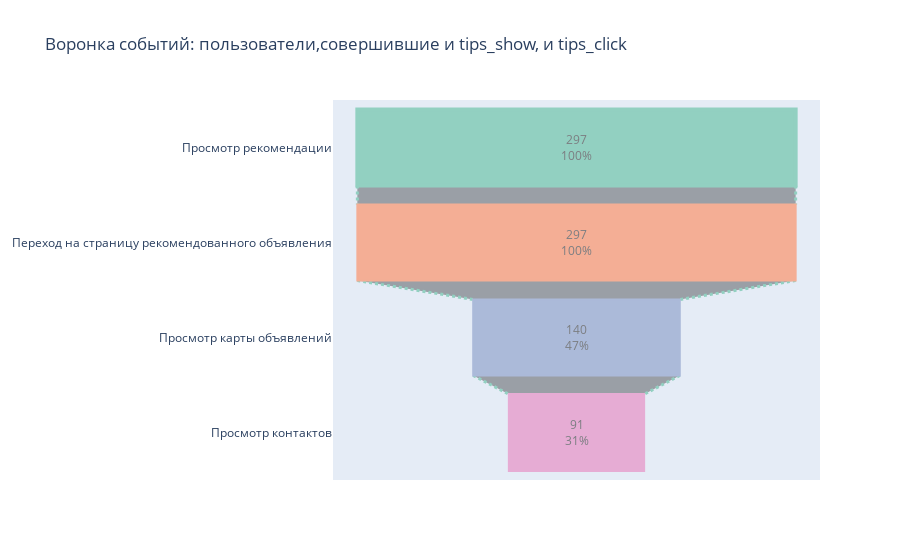

The notebook cell this image was saved under:
### Code cell
fig = go.Figure(go.Funnel(
    y=["Просмотр рекомендации", "Переход на страницу рекомендованного объявления",
       "Просмотр карты объявлений", "Просмотр контактов"],
    x=[tips_click_show_conversion['user_id'][0],
       tips_click_show_conversion['user_id'][1],
       tips_click_show_conversion['user_id'][2],
       tips_click_show_conversion['user_id'][3]],
    textposition = "inside",
    textinfo = "value+percent initial",
    opacity = 0.65, marker = {"color": ["#66c2a5", "#fc8d62", "#8da0cb","#e78ac3"],
    "line": {"width": [4, 2, 2, 3, 1, 1], "color": ["#66c2a5", "#fc8d62", "#8da0cb", "#e78ac3"]}},
    connector = {"line": {"color": "#66c2a5", "dash": "dot", "width": 3}})
    )
fig.update_layout(title='Воронка событий: пользователи,совершившие и tips_show, и tips_click')
fig.show()

### Figure 1 — Plotly figure (JSON) as saved in the notebook; plotly's stock layout.template omitted (floating-point values rounded to 4 significant figures)
{"data": [{"connector": {"line": {"color": "#66c2a5", "dash": "dot", "width": 3}}, "marker": {"color": ["#66c2a5", "#fc8d62", "#8da0cb", "#e78ac3"], "line": {"color": ["#66c2a5", "#fc8d62", "#8da0cb", "#e78ac3"], "width": [4, 2, 2, 3, 1, 1]}}, "opacity": 0.65, "textinfo": "value+percent initial", "textposition": "inside", "type": "funnel", "x": [297, 297, 140, 91], "y": ["Просмотр рекомендации", "Переход на страницу рекомендованного объявления", "Просмотр карты объявлений", "Просмотр контактов"]}], "layout": {"title": {"text": "Воронка событий: пользователи,совершившие и tips_show, и tips_click"}}}
